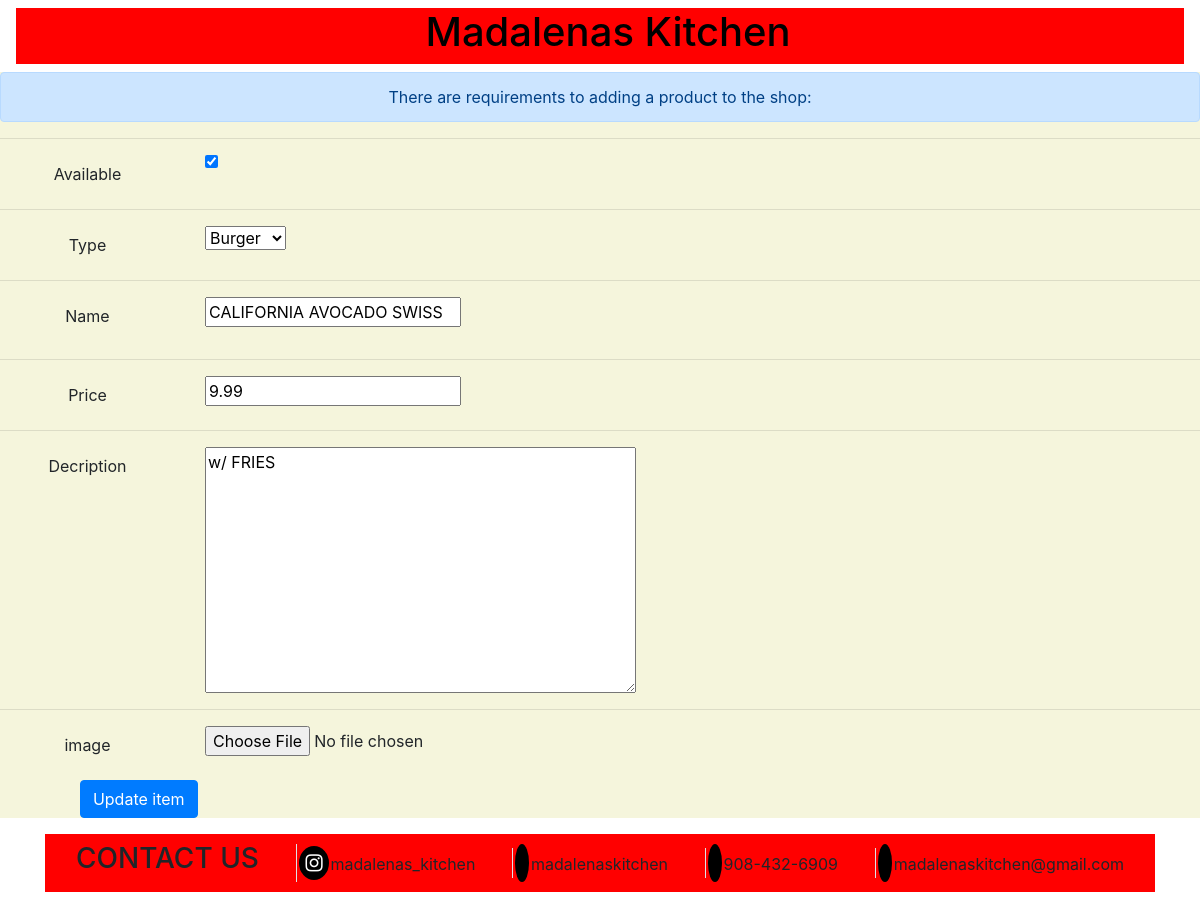
The app's page /update/38105c12-493c-4a43-af8b-4baa667f6c39 (signed in) with its own data.
### menu/models.py (models this page shows, shortened)
class FoodsofTheWeek(models.Model):
    menuTimes = (
        ('Burger', 'Burger'),
        ('Dessert', 'Dessert'),
    )
    id = models.UUIDField(primary_key=True, default=uuid.uuid4, editable=False)
    available = models.BooleanField(default=False)
    type = models.CharField(max_length=100, db_index=True, choices=menuTimes, default=None)
    name = models.CharField(max_length=200, db_index=True)
    price = models.DecimalField(max_digits=10, decimal_places=2)
    description = models.TextField(blank=True)
    image = models.ImageField(upload_to='static\menu\images', blank=True, null=True)
    class Meta:
        ordering = ['name']

### menu/views.py (the view, shortened to what this page needs)
# urls.py: path('update/<str:pk>', views.editMenu, name='update'),
@login_required(login_url='login')
def editMenu(request, pk):
    try:
        item = MenuItem.objects.get(id=pk)
        iform = MenuItemForm(instance=item)
        if request.method == "POST":
            iform = MenuItemForm(request.POST, request.FILES, instance=item)
            if iform.is_valid():
                iform.save()
                return redirect('/menu-controls/')
            else:
                print('in here')
            print("done")
    except:
        item = FoodsofTheWeek.objects.get(id=pk)
        iform = FoodsOfTheWeekForm(instance=item)
        print("done")
    return render(request, 'menupages/item-update.html', {'item': iform})

### menu/forms.py
class FoodsOfTheWeekForm(ModelForm):
    class Meta:
        model = FoodsofTheWeek
        fields = ['available', 'type', 'name', 'price', 'description', 'image']

### menu/templates/menupages/item-update.html (shortened to what this page needs)
{% extends 'menupages/navbar.html' %}
{% load static %}
{%  block content %}
<head>
</head>
<body style="text-align: center;">
    <form action="" method="post" style="background: beige;" enctype='multipart/form-data'>{% csrf_token %}
                <div class="alert alert-primary" role="alert">
                  There are requirements to adding a product to the shop:
                </div>
    <hr style="">
    <div class="form-group row">
        <label class="col-sm-2 col-form-label">Available</label>
        <div class="col-sm-10">
            <div class="input-group">
                {{item.available}}
            </div>
        </div>
    </div>
    <hr>
    <div class="form-group row">
        <label class="col-sm-2 col-form-label">Type</label>
        <div class="col-sm-10">
            <div class="input-group">
                {{item.type}}
            </div>
        </div>
    </div>
    <hr>
    <div class="form-group row">
        <label class="col-sm-2 col-form-label">Name</label>
        <div class="col-sm-2">
            <div class="form-group">
                {{item.name}}
            </div>
        </div>
    </div>
    <hr>
    <div class="form-group row">
        <label class="col-sm-2 col-form-label">Price</label>
        <div class="col-sm-10">
            <div class="input-group">
                {{item.price}}
            </div>
        </div>
    </div>
    <hr>
    <div class="form-group row">
        <label class="col-sm-2 col-form-label">Decription</label>
        <div class="col-sm-10">
            <div class="input-group">
                {{item.description}}
            </div>
        </div>
    </div>
    <hr>
    <div class="form-group row">
        <label class="col-sm-2 col-form-label">image</label>
        <div class="col-sm-10">
            <div class="input-group">
                {{item.image}}
            </div>
        </div>
    </div>
    <div class="form-group row">
        <div class="col-sm-3">
            <button class="btn btn-primary" type="submit">Update item</button>
        </div>
    </div>
</form>
</body>
{% endblock %}

### records on screen
FoodsofTheWeek: available "☑", type "Burger", name "CALIFORNIA AVOCADO SWISS", price "9.99", description "w/ FRIES"
